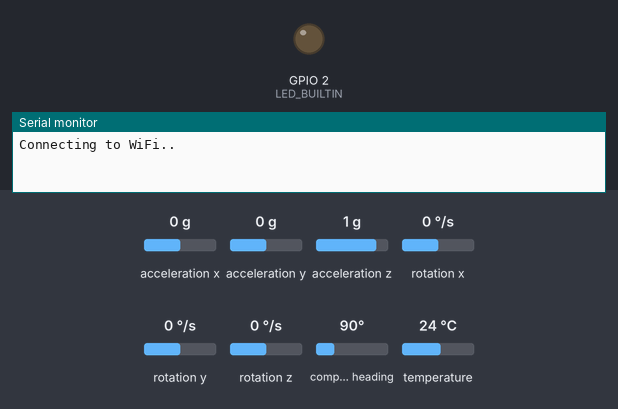
Simulated run of this sketch. Board: ESP8266 (NodeMCU). Parts: output pins drawn as LEDs (lit = HIGH, except the on-board LED, lit = LOW), the last lines printed to the serial monitor. Inputs (shaded band) come from the test bench; at power-on: acceleration x 0 g, acceleration y 0 g, acceleration z 1 g, rotation x 0 °/s, rotation y 0 °/s, rotation z 0 °/s, compass heading 90°, temperature 24 °C. WiFi joins after 1.5 s; servers stay silent unless stated; no MQTT or app messages arrive unless stated.

Above: at 0.1 s.
At 2.1 s:
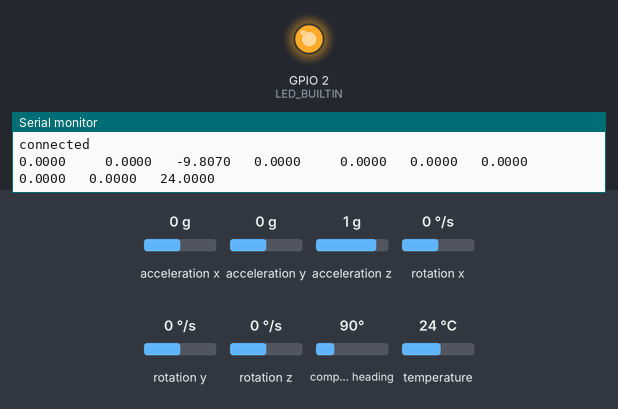
Timing chart, 0 to 3.6 s (numbered marks = the images above):
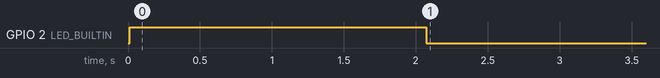

The sketch:

Nodemcu_mpu.ino
```cpp
// using Bolder Flight syatem MPU9250 library
#include "MPU9250.h"
MPU9250 IMU(Wire,0x68);
int status;
#include <ESP8266WiFi.h>
#include <PubSubClient.h>
const char* ssid = "honor22";              // wifi ssid
const char* password =  "12345679";         // wifi password
const char* mqttServer = "192.168.43.162";   // IP adress Raspberry Pi or ubuntu
const int mqttPort = 1883;
const char* mqttUser = "nodemcu";          //MQTT username
const char* mqttPassword = "12345";      // if you don't have MQTT Password, no need input
WiFiClient espClient;
PubSubClient client(espClient);
String AX,AY,AZ,GX,GY,GZ,MX,MY,MZ,temp;
//////////////////////////////////////////////////////////////////////////////////////////////////
void setup() {
  pinMode(LED_BUILTIN, OUTPUT);
   Serial.begin(115200);
   while(!Serial) {}
   status = IMU.begin();
   if (status < 0) {
    Serial.println("IMU initialization unsuccessful");
    Serial.println("Check IMU wiring or try cycling power");
    Serial.print("Status: ");
    Serial.println(status);
    while(1) {}}
  IMU.setAccelRange(MPU9250::ACCEL_RANGE_8G);//full sacle range +/-8G
  IMU.setGyroRange(MPU9250::GYRO_RANGE_500DPS);//full Sacle range +/-500dps
  IMU.setDlpfBandwidth(MPU9250::DLPF_BANDWIDTH_20HZ);//full sacle range 20HZ
  IMU.setSrd(19);
  WiFi.begin(ssid, password);
  while (WiFi.status() != WL_CONNECTED) { delay(10); Serial.println("Connecting to WiFi..");digitalWrite(LED_BUILTIN, HIGH);delay(500);(LED_BUILTIN, LOW);delay(500);}
  Serial.println("Connected to the WiFi network");
  client.setServer(mqttServer, mqttPort);
  client.setCallback(callback);
  while (!client.connected()) { Serial.println("Connecting to MQTT...");
    if (client.connect("ESP8266Client", mqttUser, mqttPassword )) {
      Serial.println("connected");}
    else {Serial.print("failed with state "); Serial.print(client.state());delay(2000);}}
    digitalWrite(LED_BUILTIN,LOW);
             }
//////////////////////////////////////////////////////////////////////////////////////////////////////
void callback(char* topic, byte* payload, unsigned int length) {
  Serial.print("Message arrived in topic: ");
  Serial.println(topic);
  Serial.print("Message:");
  for (int i = 0; i < length; i++) {
    Serial.print((char)payload[i]);
  }
  Serial.println();
  Serial.println("-----------------------");
}
/////////////////////////////////////////////////////////////////////////////////////////////////////////
void loop() {
  IMU.readSensor();
  AX=String(IMU.getAccelX_mss(),4);
  AY=String(IMU.getAccelY_mss(),4);
  AZ=String(IMU.getAccelZ_mss(),4);
  GX=String(IMU.getGyroX_rads(),4);
  GY=String(IMU.getGyroY_rads(),4);
  GZ=String(IMU.getGyroZ_rads(),4);
  MX=String(IMU.getMagX_uT(),4);
  MY=String(IMU.getMagX_uT(),4);
  MZ=String(IMU.getMagX_uT(),4);
  temp=String(IMU.getTemperature_C(),4);
  delay(20);
  Serial.print(AX);Serial.print("     ");Serial.print(AY);Serial.print("   ");Serial.print(AZ);Serial.print("   ");
  Serial.print(GX);Serial.print("     ");Serial.print(GY);Serial.print("   ");Serial.print(GZ);Serial.print("   ");
  Serial.print(MX);Serial.print("     ");Serial.print(MY);Serial.print("   ");Serial.print(MZ);Serial.print("   ");
  Serial.println(temp);
  delay(200);
  client.publish("esp8266/ax",(char*)AX.c_str());client.publish("esp8266/ay",(char*)AY.c_str());client.publish("esp8266/az",(char*)AZ.c_str());
  client.publish("esp8266/gx",(char*)GX.c_str());client.publish("esp8266/gy",(char*)GY.c_str());client.publish("esp8266/gz",(char*)GZ.c_str());
  client.publish("esp8266/mx",(char*)MX.c_str());client.publish("esp8266/my",(char*)MY.c_str());client.publish("esp8266/mz",(char*)MZ.c_str());
  client.publish("esp8266/t",(char*)temp.c_str());
  client.loop();
}
```
